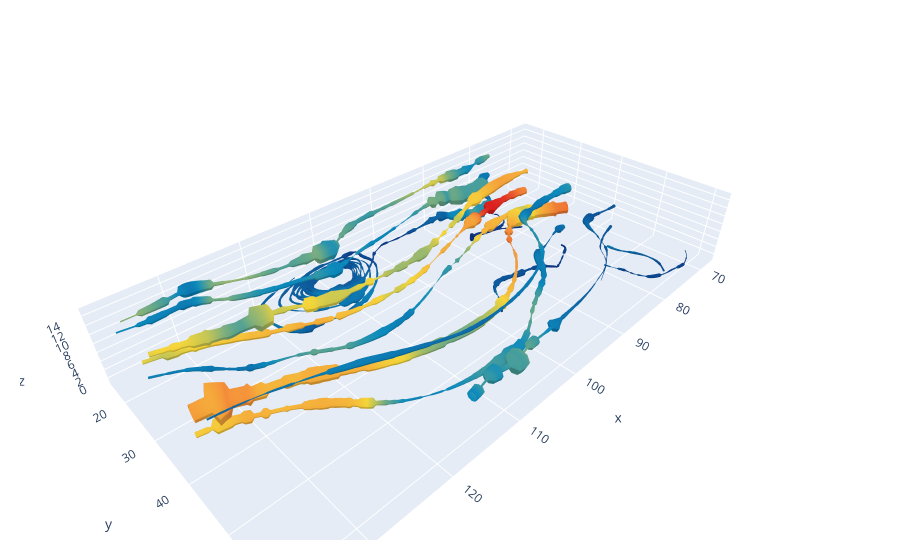

Notebook code cell kept with this figure:
### Code cell
import plotly.graph_objects as go

import pandas as pd

df = pd.read_csv('https://raw.githubusercontent.com/plotly/datasets/master/streamtube-wind.csv').drop(['Unnamed: 0'],axis=1)

fig = go.Figure(data=go.Streamtube(
    x = df['x'],
    y = df['y'],
    z = df['z'],
    u = df['u'],
    v = df['v'],
    w = df['w'],
    starts = dict(
        x = [80] * 16,
        y = [20,30,40,50] * 4,
        z = [0,0,0,0,5,5,5,5,10,10,10,10,15,15,15,15]
    ),
    sizeref = 0.3,
    colorscale = 'Portland',
    showscale = False,
    maxdisplayed = 3000
))

fig.update_layout(
    scene = dict(
        aspectratio = dict(
            x = 2,
            y = 1,
            z = 0.3
        )
    ),
    margin = dict(
        t = 20,
        b = 20,
        l = 20,
        r = 20
    )
)

fig.show()

### Figure 1 — Plotly figure (JSON) as saved in the notebook; plotly's stock layout.template omitted (floating-point values rounded to 4 significant figures; data arrays with more than 128 entries replaced by an {"elided": "..."} marker saying what was removed)
{"data": [{"colorscale": [[0, "rgb(12,51,131)"], [0.25, "rgb(10,136,186)"], [0.5, "rgb(242,211,56)"], [0.75, "rgb(242,143,56)"], [1, "rgb(217,30,30)"]], "maxdisplayed": 3000, "showscale": false, "sizeref": 0.3, "starts": {"x": [80, 80, 80, 80, 80, 80, 80, 80, 80, 80, 80, 80, 80, 80, 80, 80], "y": [20, 30, 40, 50, 20, 30, 40, 50, 20, 30, 40, 50, 20, 30, 40, 50], "z": [0, 0, 0, 0, 5, 5, 5, 5, 10, 10, 10, 10, 15, 15, 15, 15]}, "type": "streamtube", "u": {"elided": "21525 float values"}, "v": {"elided": "21525 float values"}, "w": {"elided": "21525 float values"}, "x": {"elided": "21525 float values"}, "y": {"elided": "21525 float values"}, "z": {"elided": "21525 float values"}}], "layout": {"margin": {"b": 20, "l": 20, "r": 20, "t": 20}, "scene": {"aspectratio": {"x": 2, "y": 1, "z": 0.3}}}}
